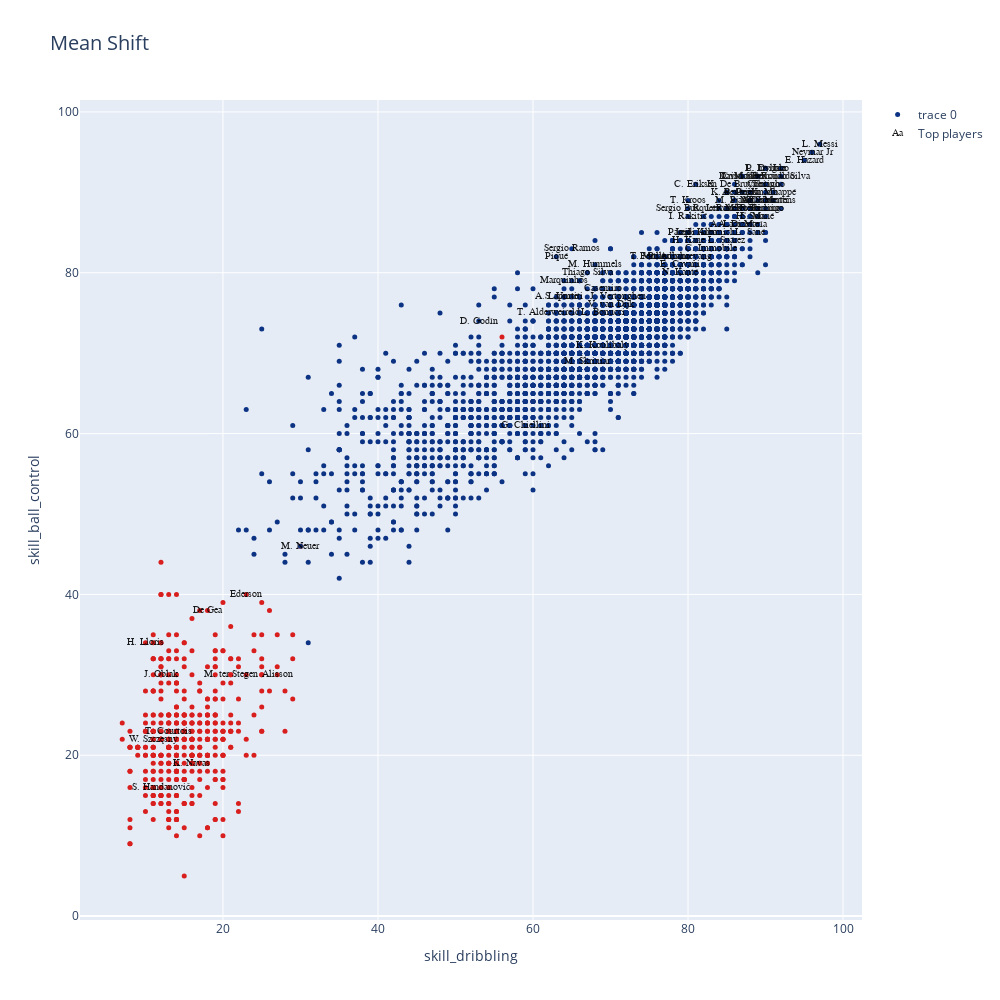

This figure's notebook cell:
### Code cell
data=[]
bool_crack=df_n["overall"] > 85
bool_no_crack=df_n["overall"]<86


#Eligo dos números entre 0 y  de n_skills-1
#skill_1=skills_ratings[5]
#skill_2=skills_ratings[14]
skill_1=skills_ratings[skills_ratings.index('skill_dribbling')]
skill_2=skills_ratings[skills_ratings.index('skill_ball_control')]


MeanShift_clusters = go.Scatter(x=df_skills[skill_1], y=df_skills[skill_2],
                           mode='markers',
                        text=df_n.loc[:,'short_name'],
                           marker=dict(
                                size=5,
                                color = clusters2.astype(np.float), #set color equal to a variable
                                colorscale='Portland',
                                showscale=False)
                           )

crack =go.Scatter(x=df_skills.loc[bool_crack,skill_1], y=df_skills.loc[bool_crack,skill_2],name='Top players',
                      text=df_n.loc[bool_crack,'short_name'],
                      textfont=dict(family='sans serif',size=10,color='black'),
                      opacity=0.9,mode='text')

data=[MeanShift_clusters,crack]

layout = go.Layout(title="Mean Shift",titlefont=dict(size=20),
                xaxis=dict(title=skill_1),
                yaxis=dict(title=skill_2),
                autosize=False, width=1000,height=1000)

fig = go.Figure(data=data, layout=layout)

iplot(fig)

### Figure 1 — Plotly figure (JSON) as saved in the notebook; plotly's stock layout.template omitted (floating-point values rounded to 4 significant figures; data arrays with more than 128 entries replaced by an {"elided": "..."} marker saying what was removed)
{"data": [{"marker": {"color": {"elided": "4756 int values"}, "colorscale": [[0, "rgb(12,51,131)"], [0.25, "rgb(10,136,186)"], [0.5, "rgb(242,211,56)"], [0.75, "rgb(242,143,56)"], [1, "rgb(217,30,30)"]], "showscale": false, "size": 5}, "mode": "markers", "text": {"elided": "4756 str values"}, "type": "scatter", "x": {"elided": "4756 int values"}, "y": {"elided": "4756 int values"}}, {"mode": "text", "name": "Top players", "opacity": 0.9, "text": ["L. Messi", "Cristiano Ronaldo", "Neymar Jr", "J. Oblak", "E. Hazard", "K. De Bruyne", "M. ter Stegen", "V. van Dijk", "L. Modrić", "M. Salah", "K. Mbappé", "K. Koulibaly", "H. Kane", "Alisson", "De Gea", "N. Kanté", "G. Chiellini", "S. Agüero", "Sergio Ramos", "L. Suárez", "R. Lewandowski", "Sergio Busquets", "A. Griezmann", "P. Dybala", "P. Pogba", "Ederson", "R. Sterling", "C. Eriksen", "T. Courtois", "Piqué", "S. Handanovič", "M. Neuer", "H. Lloris", "David Silva", "E. Cavani", "D. Godín", "T. Kroos", "M. Reus", "P. Aubameyang", "S. Mané", "A. Laporte", "Bernardo Silva", "Casemiro", "H. Son", "Fernandinho", "Thiago Silva", "K. Benzema", "J. Vertonghen", "D. Mertens", "M. Hummels", "T. Alderweireld", "Jordi Alba", "Thiago", "K. Navas", "L. Insigne", "L. Sané", "Marquinhos", "M. Škriniar", "M. Verratti", "S. Umtiti", "W. Szczęsny", "J. Kimmich", "Isco", "Roberto Firmino", "I. Rakitić", "M. Pjanić", "A. Di María", "L. Bonucci", "Coutinho", "Parejo", "T. Müller", "C. Immobile", "A. Lacazette"], "textfont": {"color": "black", "family": "sans serif", "size": 10}, "type": "scatter", "x": [97, 89, 96, 12, 95, 86, 21, 70, 87, 89, 91, 69, 80, 27, 18, 79, 59, 88, 65, 85, 85, 80, 88, 90, 87, 23, 89, 81, 13, 63, 12, 30, 10, 87, 79, 53, 80, 87, 79, 89, 63, 92, 69, 88, 77, 67, 86, 71, 91, 68, 62, 81, 90, 16, 90, 88, 64, 67, 90, 64, 11, 83, 92, 88, 80, 86, 87, 69, 90, 79, 75, 83, 86], "y": [96, 92, 95, 30, 94, 91, 30, 76, 92, 89, 90, 71, 84, 30, 38, 80, 61, 89, 83, 84, 88, 88, 90, 93, 90, 40, 88, 91, 23, 82, 16, 46, 34, 92, 81, 74, 89, 88, 82, 87, 77, 92, 78, 87, 82, 80, 90, 77, 89, 81, 75, 85, 91, 19, 93, 85, 79, 69, 89, 77, 22, 85, 93, 88, 87, 89, 86, 75, 91, 85, 82, 83, 86]}], "layout": {"autosize": false, "height": 1000, "title": {"font": {"size": 20}, "text": "Mean Shift"}, "width": 1000, "xaxis": {"title": {"text": "skill_dribbling"}}, "yaxis": {"title": {"text": "skill_ball_control"}}}}
